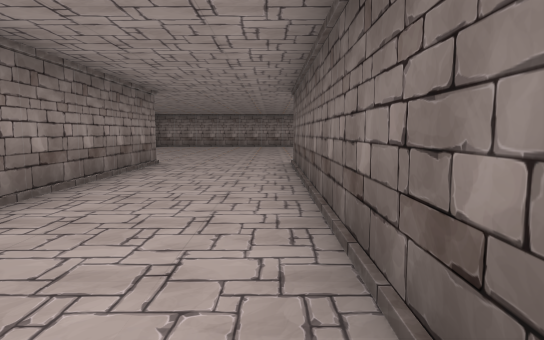
View 1 (above)

19 first-person views from a walk through a 3-D level made in the Unity game engine. The camera is 1.3 m above the floor, tilts 6° down and sees 75° across. The floor is counted in squares, 2 m on a side. Each view is taken from the middle of a square. On the plan, view 1 faces up. The plan holds only what a view shows up to about 10 squares ahead; the rest is blank. The player character is not drawn. Some animated figures are left out.

View 2
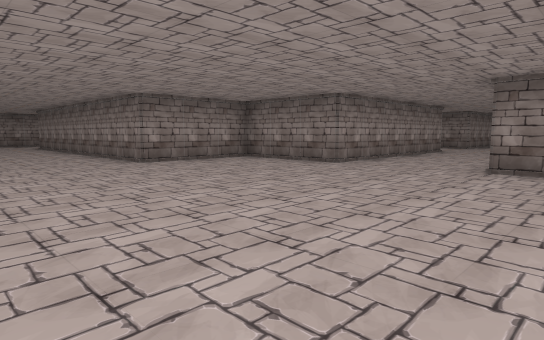

View 3
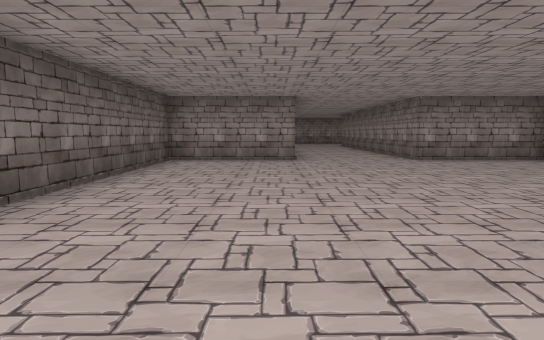

View 4
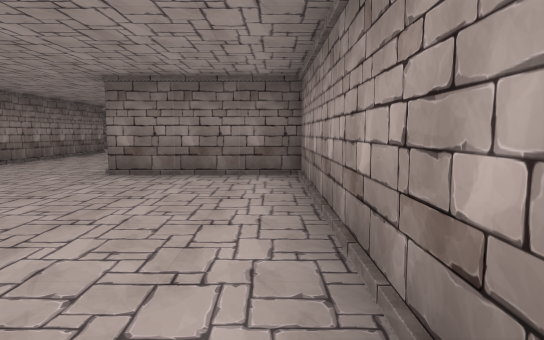

View 5
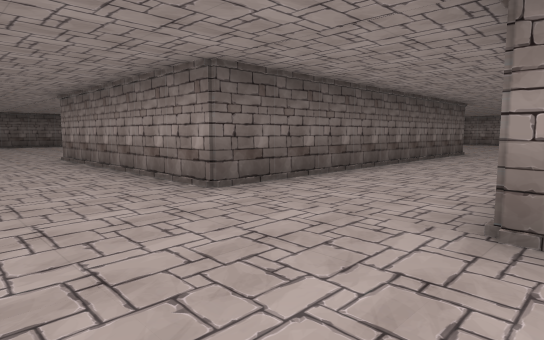

View 6
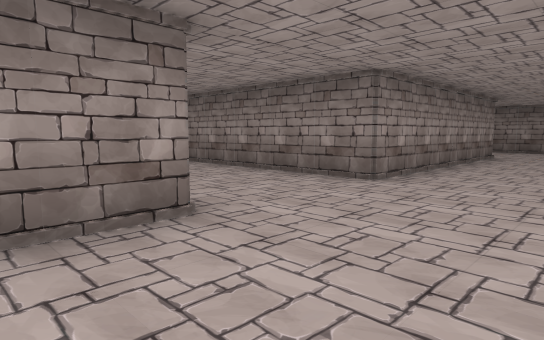

View 7
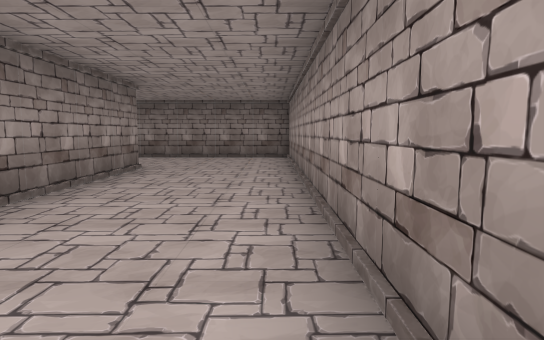

View 8
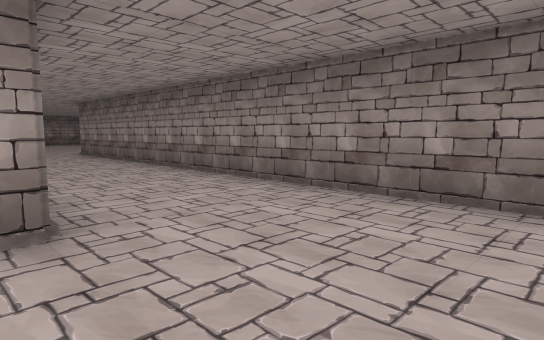

View 9
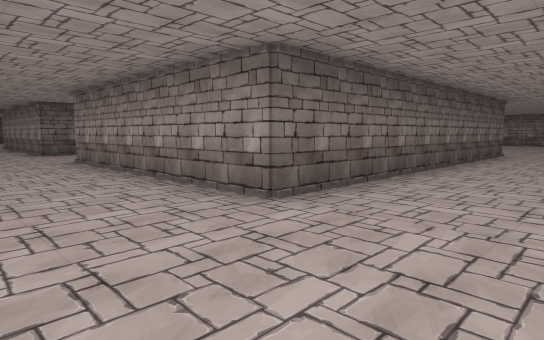

View 10
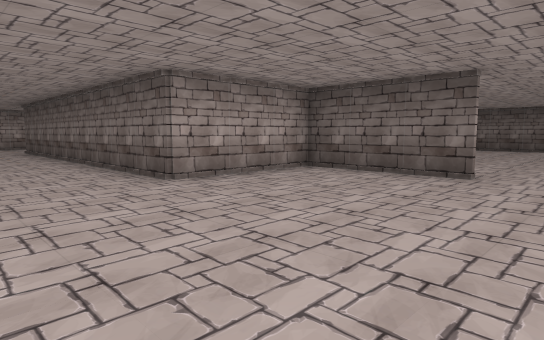

View 11
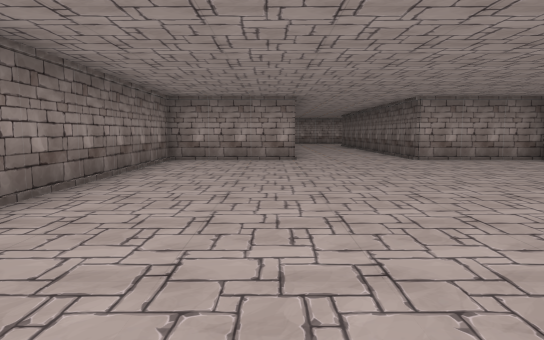

View 12
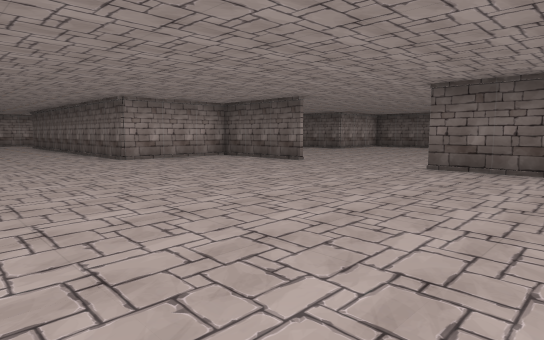

View 13
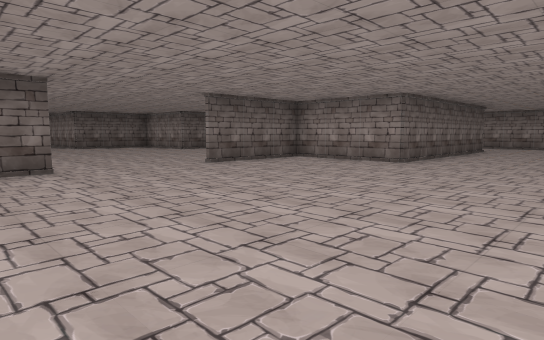

View 14
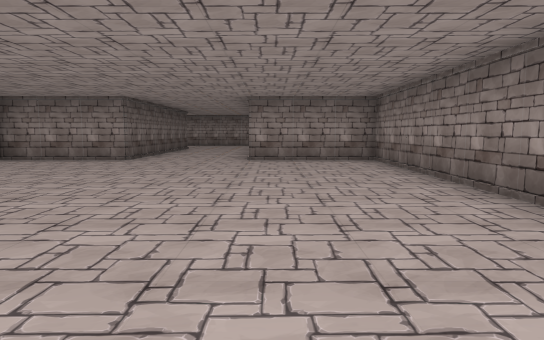

View 15
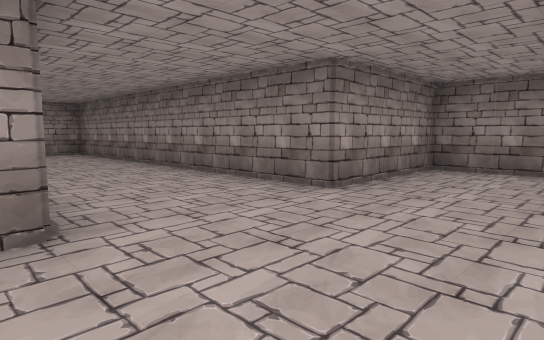

View 16
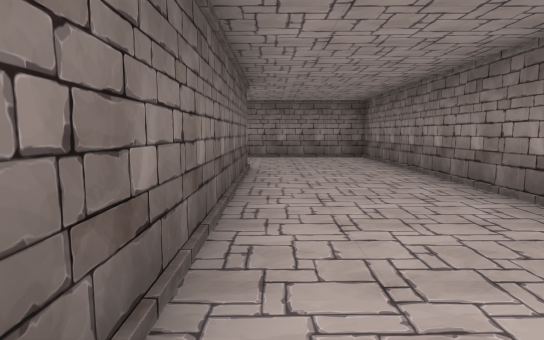

View 17
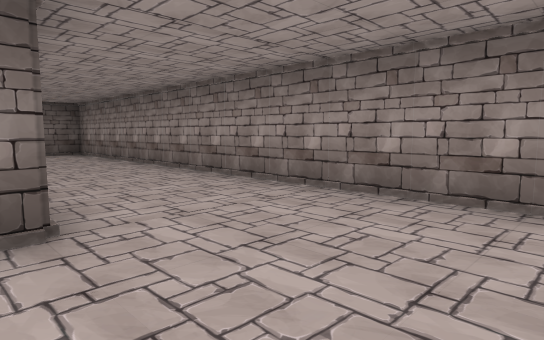

View 18
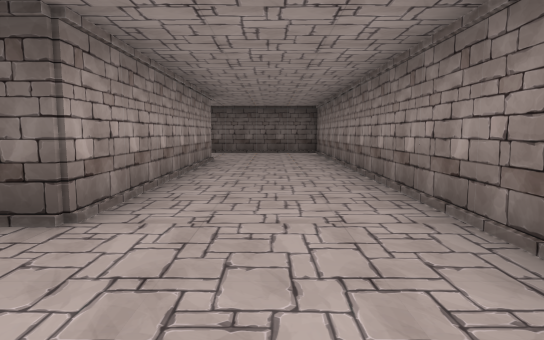

View 19
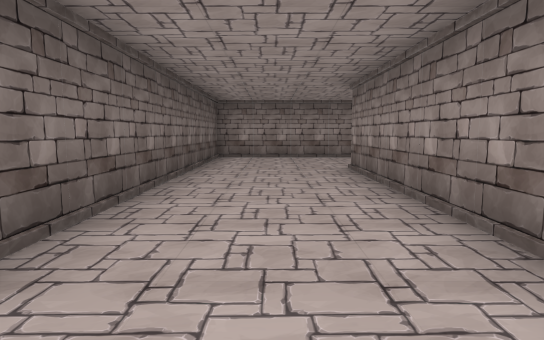

### Floor plan
Ten units are one square. View 1 is at (0, 0); x grows to the right and y downward. Boxes are objects, and circles mark ways between rooms. Rooms are numbered by the first view taken in them; rooms with no view inside come last. Other rooms are left out.
<svg viewBox="-270 -170 309 340">
<path fill="none" stroke="#000" d="M-145 -135 -235 -135 -235 -21M4 -76 34 -76 34 -129M-5 -165 -55 -165 -55 -134M-116 -21 -116 -105 -55 -105 -55 -76 -25 -76 -25 15M-205 -14 -205 -105 -145 -105 -145 -58M-31 44 5 44 5 -72M-175 16 -175 -14 -205 -14M-234 -14 -265 -14 -265 75 -235 75 -235 165 -146 165M-145 136 -205 136 -205 75 -175 75 -175 45"/>
<circle cx="-220" cy="-17" r="3" fill="#2a7"/>
<text x="-80" y="-110">1</text>
<text x="-220" y="70">2</text>
</svg>
Room 1 opens to room 2.

Where each view was taken, in squares from view 1:
view 1: 0 up, 0 right, facing up
view 2: 15 up, 1 right, facing down-left
view 3: 16 up, 1 right, facing down
view 4: 16 up, 0 right, facing left
view 5: 13 up, 15 left, facing down-right
view 6: 13 up, 10 left, facing down-left
view 7: 13 up, 14 left, facing left
view 8: 13 up, 20 left, facing down-left
view 9: 13 up, 23 left, facing down-right
view 10: 3 down, 23 left, facing up-right
view 11: 7 down, 24 left, facing up
view 12: 7 down, 24 left, facing up-right
view 13: 0 up, 24 left, facing down-right
view 14: 1 up, 24 left, facing down
view 15: 5 down, 20 left, facing down-left
view 16: 7 down, 21 left, facing down
view 17: 13 down, 23 left, facing down-right
view 18: 15 down, 23 left, facing right
view 19: 5 up, 1 left, facing down
